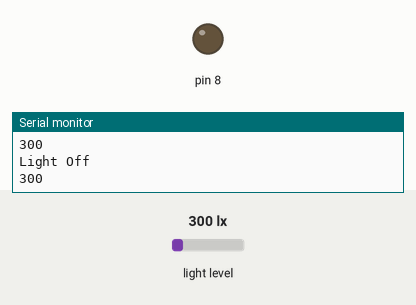
Simulated run of this sketch. Board: Arduino Uno, built with avr-gcc and run on an emulated ATmega328P. On the bench: output pins drawn as LEDs (lit = HIGH), the last lines printed to the serial monitor. The inputs (shaded band) are chosen by the test bench; at power-on: light level 300 lx.

Above: at 1.3 s.
1.4 s: light level set to 21 lx
3.2 s: light level set to 18 lx
At 4.6 s:
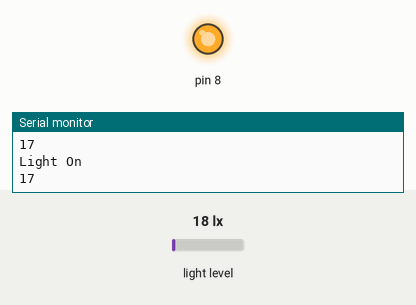
5.5 s: light level set to 40 lx
At 6.3 s:
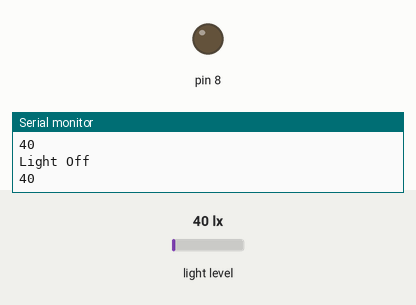
7.5 s: light level set to 0 lx
At 9.1 s:
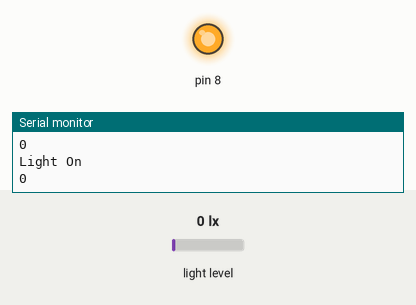
Timing chart, 0 to 10.5 s (numbered marks = the images above; inputs shaded):
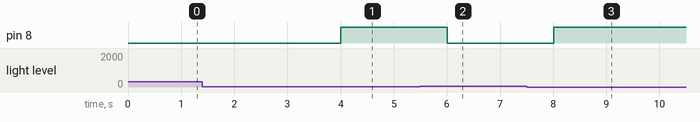

The sketch:

02_Smart_Street_Light_Using_BH1750_Light_Sensor.ino
```cpp
#include <Wire.h>
#include <BH1750.h>

BH1750 LightFunction;
void setup()
{
    pinMode(8, OUTPUT);
    Serial.begin(9600);
    Wire.begin();
    LightFunction.begin();
    Serial.println("Initialization successful");
}
void loop()
{
    int lux = LightFunction.readLightLevel();
    Serial.println(lux);
    delay(500);
    if (lux < 20)
    {
        Serial.println("Light On ");
        digitalWrite(8, HIGH);
    }
    else
    {
        Serial.println("Light Off ");
        digitalWrite(8, LOW);
    }
}
```

Measured:
- the behaviour switches between 20 and 19 lx on light level (found by bisection; images 0 and 1)
- after the input at 3.2 s, pin 8: LOW → HIGH after 0.81 s
- after the input at 5.5 s, pin 8: HIGH → LOW after 0.51 s
- after the input at 7.5 s, pin 8: LOW → HIGH after 0.51 s
